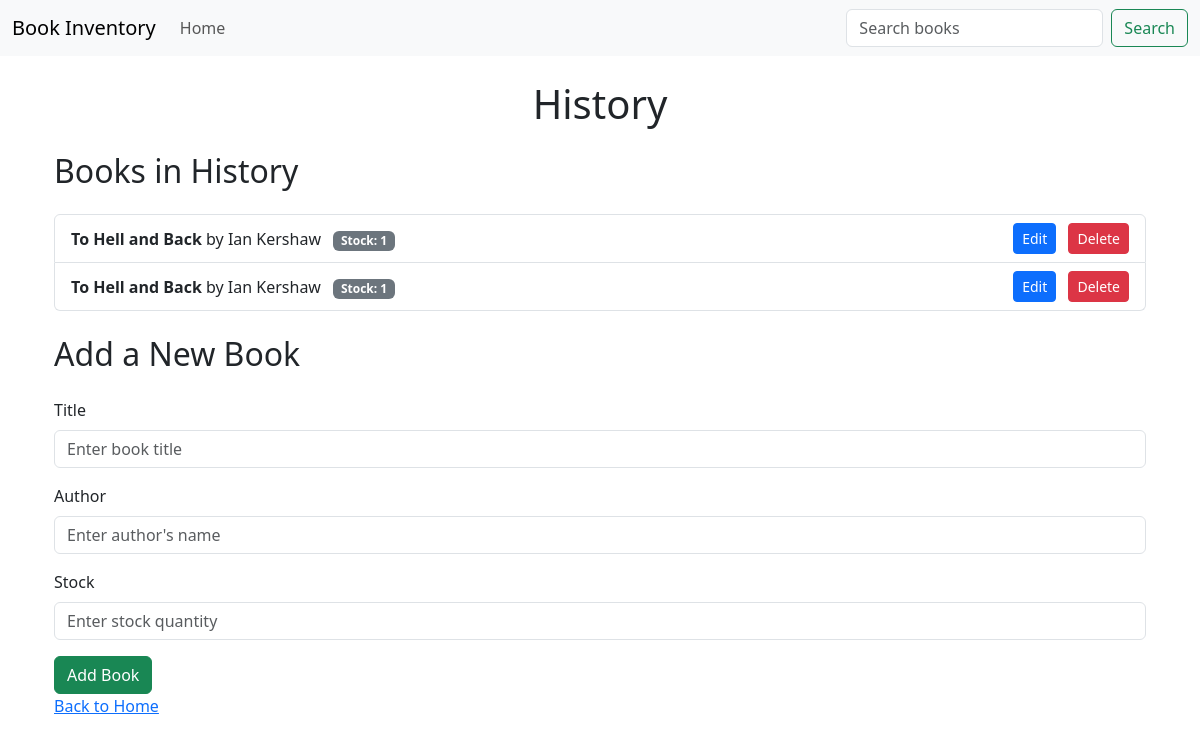
/genre/History, run on an earlier commit of the app's database.
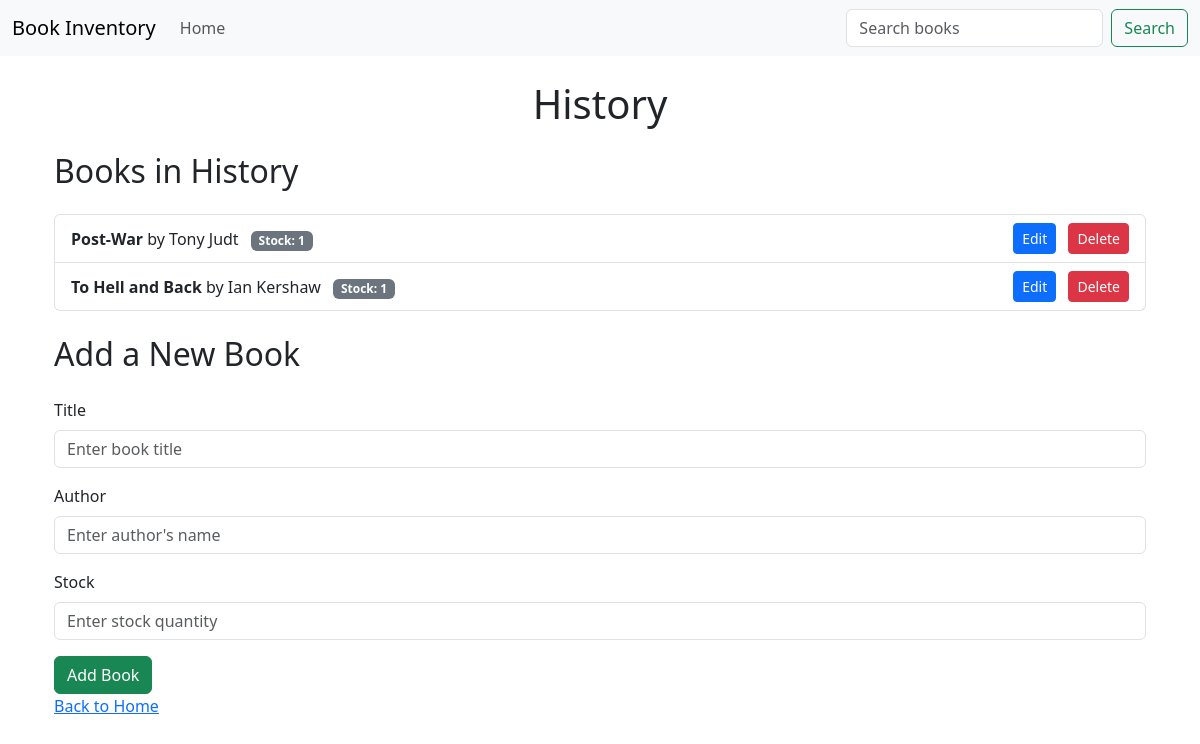
And on a later commit of the database.
### models/book.py (models this page shows)
class Book(db.Model):
    __tablename__ = 'books'
    id = db.Column(db.Integer, primary_key=True)
    title = db.Column(db.String(255), nullable=False)
    author = db.Column(db.String(255), nullable=False)
    genre_id = db.Column(db.Integer, db.ForeignKey(
        'genres.id'), nullable=False)
    stock = db.Column(db.Integer, default=1, nullable=False)
    __table_args__ = (UniqueConstraint('title', 'author',
                      'genre_id', name='unique_book_per_genre'),)

### app.py (the view)
@app.route('/genre/<genre_name>')
def view_genre(genre_name):
    genre_name = genre_name.replace('-', ' ')
    genre = Genre.query.filter_by(name=genre_name).first_or_404()
    books = Book.query.filter_by(genre_id=genre.id).all()
    return render_template('genre_books.html', genre=genre, books=books)

### templates/genre_books.html
{%extends 'layout.html'%} {%block body %}
<div class="container my-4">
  <h1 class="text-center mb-4">{{ genre.name }}</h1>
  <h2 class="mb-4">Books in {{ genre.name }}</h2>
  <ul class="list-group">
    {% for book in books %}
    <li
      class="list-group-item d-flex justify-content-between align-items-center"
    >
      <div>
        <strong>{{ book.title }}</strong> by {{ book.author }}
        <span class="badge bg-secondary ms-2">Stock: {{ book.stock }}</span>
      </div>
      <div>
        <a
          href="{{ url_for('edit_book', book_id=book.id) }}"
          class="btn btn-sm btn-primary me-2"
        >
          Edit
        </a>
        <form
          action="{{ url_for('delete_book', book_id=book.id) }}"
          method="POST"
          style="display: inline"
        >
          <button
            type="submit"
            class="btn btn-sm btn-danger"
            onclick="return confirm('Are you sure you want to delete this book?');"
          >
            Delete
          </button>
        </form>
      </div>
    </li>
    {% endfor %}
  </ul>
  <h2 class="my-4">Add a New Book</h2>
  <form
    method="POST"
    action="{{ url_for('add_book_to_genre', genre_id=genre.id) }}"
    class="needs-validation"
    novalidate
  >
    <div class="mb-3">
      <label for="title" class="form-label">Title</label>
      <input
        type="text"
        id="title"
        name="title"
        class="form-control"
        placeholder="Enter book title"
        required
      />
    </div>
    <div class="mb-3">
      <label for="author" class="form-label">Author</label>
      <input
        type="text"
        id="author"
        name="author"
        class="form-control"
        placeholder="Enter author's name"
        required
      />
    </div>
    <div class="mb-3">
      <label for="stock" class="form-label">Stock</label>
      <input
        type="number"
        id="stock"
        name="stock"
        class="form-control"
        min="1"
        placeholder="Enter stock quantity"
        required
      />
    </div>
    <button type="submit" class="btn btn-success">Add Book</button>
  </form>
  <a href="{{ url_for('index') }}">Back to Home</a>
</div>
{% endblock%}

What changed in the data, as far as the page shows it:
changed Book: title "To Hell and Back" → "Post-War"; author "Ian Kershaw" → "Tony Judt"
